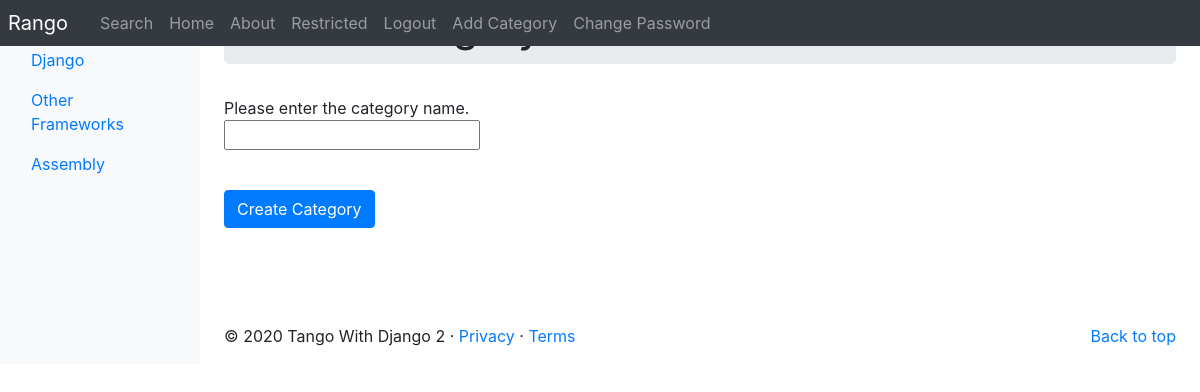
Page /rango/add_category/ (signed in) on the committed database.
### rango/models.py (models this page shows, shortened)
class Category(models.Model):
    NAME_MAX_LENGTH = 128
    name = models.CharField(max_length=NAME_MAX_LENGTH, unique=True)
    views = models.IntegerField(default=0)
    likes = models.IntegerField(default=0)
    slug = models.SlugField(unique=True)
    class Meta:
        verbose_name_plural = 'Categories'

### rango/views.py (the view, shortened to what this page needs)
# urls.py: path('add_category/', views.add_category, name='add_category'),
@login_required
def add_category(request):
	form = CategoryForm()
	return render(request, 'rango/add_category.html', {'form': form})

### rango/forms.py
class CategoryForm(forms.ModelForm):
    name = forms.CharField(max_length=Category.NAME_MAX_LENGTH,
                           help_text="Please enter the category name.")
    views = forms.IntegerField(widget=forms.HiddenInput(), initial=0)
    likes = forms.IntegerField(widget=forms.HiddenInput(), initial=0)
    slug = forms.CharField(widget=forms.HiddenInput(), required=False)
    class Meta:
        model = Category
        fields = ('name',)

### rango/templatetags/rango_template_tags.py (called while the page is built)
@register.inclusion_tag('rango/categories.html')
def get_category_list(current_category=None):
    return {'categories': Category.objects.all(),
            'current_category': current_category}

### templates/rango/add_category.html (shortened to what this page needs)
{% extends 'rango/base.html' %}
{% block body_block %}
    <div class="jumbotron p-1">
        <div class="container">
            <h1 class="jumbotron-heading">Add a Category</h1>
        </div>
    </div>
<div class="container">
    <div class="row">
        <form role="form" id="page_form" method="post"
            action="/rango/add_category/">
        {% for field in form.visible_fields %}
            {{ field.help_text }}<br />
            {{ field }}<br />
            <div class="p-2"></div>
        {% endfor %}
            <br />
            <button class="btn btn-primary" type="submit" name="submit">
                Create Category
            </button>
            <div class="p-5"></div>
        </form>
    </div>
</div>
{% endblock %}

### templates/rango/categories.html (shortened to what this page needs)
<ul class="nav flex-column">
{% if categories %}
    {% for c in categories %}
    {% if c == current_category %}
        <li class="nav-item">
        <a class="nav-link" href="{% url 'rango:show_category' c.slug %}">
        {{ c.name }}
        </a>
        </li>
    {% endif %}
    {% endfor %}
{% else %}
        <li class="nav-item">There are no categories present.</li>
{% endif %}
</ul>

### rows in the picture
Category: name "Django"
Category: name "Other Frameworks"
Category: name "Assembly"

### other values in the picture
{{ field.help_text }} "Please enter the category name."
